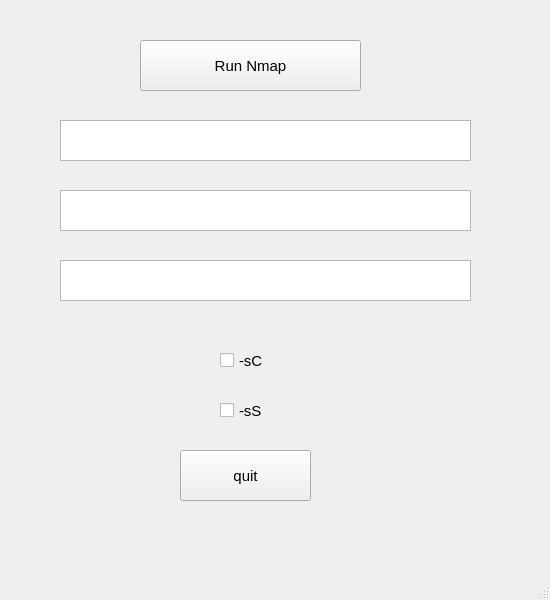
<?xml version="1.0" encoding="UTF-8"?>
<ui version="4.0">
 <class>NmapWindow</class>
 <widget class="QMainWindow" name="NmapWindow">
  <property name="geometry">
   <rect>
    <x>0</x>
    <y>0</y>
    <width>550</width>
    <height>600</height>
   </rect>
  </property>
  <property name="font">
   <font>
    <family>MS Sans Serif</family>
    <pointsize>11</pointsize>
   </font>
  </property>
  <property name="windowTitle">
   <string>MainWindow</string>
  </property>
  <widget class="QWidget" name="centralwidget">
   <widget class="QPushButton" name="pushButton_nmap">
    <property name="geometry">
     <rect>
      <x>140</x>
      <y>40</y>
      <width>221</width>
      <height>51</height>
     </rect>
    </property>
    <property name="text">
     <string>Run Nmap</string>
    </property>
   </widget>
   <widget class="QPushButton" name="pushButton_quit">
    <property name="geometry">
     <rect>
      <x>180</x>
      <y>450</y>
      <width>131</width>
      <height>51</height>
     </rect>
    </property>
    <property name="text">
     <string>quit</string>
    </property>
   </widget>
   <widget class="QTextEdit" name="textEdit_password">
    <property name="geometry">
     <rect>
      <x>60</x>
      <y>120</y>
      <width>411</width>
      <height>41</height>
     </rect>
    </property>
    <property name="toolTip">
     <string comment="password" extracomment="password"/>
    </property>
    <property name="statusTip">
     <string extracomment="password"/>
    </property>
   </widget>
   <widget class="QTextEdit" name="textEdit_options">
    <property name="geometry">
     <rect>
      <x>60</x>
      <y>190</y>
      <width>411</width>
      <height>41</height>
     </rect>
    </property>
    <property name="toolTip">
     <string comment="password" extracomment="password"/>
    </property>
    <property name="statusTip">
     <string extracomment="password"/>
    </property>
   </widget>
   <widget class="QCheckBox" name="checkBox_sC">
    <property name="geometry">
     <rect>
      <x>220</x>
      <y>340</y>
      <width>61</width>
      <height>41</height>
     </rect>
    </property>
    <property name="text">
     <string>-sC</string>
    </property>
   </widget>
   <widget class="QCheckBox" name="checkBox_sS">
    <property name="geometry">
     <rect>
      <x>220</x>
      <y>390</y>
      <width>61</width>
      <height>41</height>
     </rect>
    </property>
    <property name="text">
     <string>-sS</string>
    </property>
   </widget>
   <widget class="QTextEdit" name="textEdit_target_ip">
    <property name="geometry">
     <rect>
      <x>60</x>
      <y>260</y>
      <width>411</width>
      <height>41</height>
     </rect>
    </property>
    <property name="toolTip">
     <string comment="password" extracomment="password"/>
    </property>
    <property name="statusTip">
     <string extracomment="password"/>
    </property>
   </widget>
  </widget>
  <widget class="QMenuBar" name="menubar">
   <property name="geometry">
    <rect>
     <x>0</x>
     <y>0</y>
     <width>550</width>
     <height>29</height>
    </rect>
   </property>
  </widget>
  <widget class="QStatusBar" name="statusbar"/>
 </widget>
 <resources/>
 <connections>
  <connection>
   <sender>pushButton_quit</sender>
   <signal>clicked()</signal>
   <receiver>NmapWindow</receiver>
   <slot>close()</slot>
   <hints>
    <hint type="sourcelabel">
     <x>245</x>
     <y>504</y>
    </hint>
    <hint type="destinationlabel">
     <x>274</x>
     <y>299</y>
    </hint>
   </hints>
  </connection>
 </connections>
</ui>
